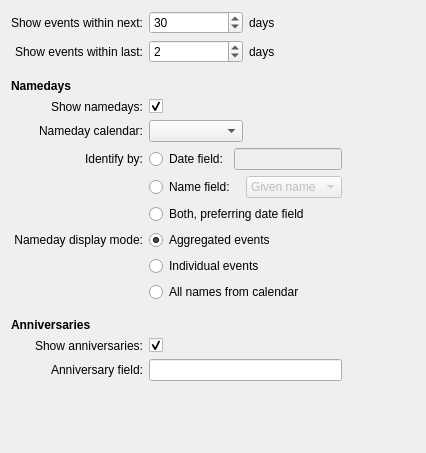
<?xml version="1.0" encoding="UTF-8"?>
<ui version="4.0">
 <class>BirthdayListEventsConfig</class>
 <widget class="QWidget" name="BirthdayListEventsConfig">
  <property name="geometry">
   <rect>
    <x>0</x>
    <y>0</y>
    <width>426</width>
    <height>453</height>
   </rect>
  </property>
  <property name="windowTitle">
   <string>Form</string>
  </property>
  <layout class="QGridLayout" name="gridLayout">
   <item row="28" column="1">
    <spacer name="spacerScreenBottom">
     <property name="orientation">
      <enum>Qt::Vertical</enum>
     </property>
     <property name="sizeHint" stdset="0">
      <size>
       <width>20</width>
       <height>40</height>
      </size>
     </property>
    </spacer>
   </item>
   <item row="17" column="1" colspan="2">
    <layout class="QHBoxLayout" name="hlNamedayDateField">
     <item>
      <widget class="QRadioButton" name="rbNamedayDateField">
       <property name="text">
        <string>Date field:</string>
       </property>
       <property name="checked">
        <bool>false</bool>
       </property>
       <attribute name="buttonGroup">
        <string>bgNamedayIdentifyBy</string>
       </attribute>
      </widget>
     </item>
     <item>
      <widget class="QLineEdit" name="lineEditNamedayDateField">
       <property name="enabled">
        <bool>false</bool>
       </property>
       <property name="sizePolicy">
        <sizepolicy hsizetype="Expanding" vsizetype="Fixed">
         <horstretch>0</horstretch>
         <verstretch>0</verstretch>
        </sizepolicy>
       </property>
      </widget>
     </item>
    </layout>
   </item>
   <item row="17" column="0">
    <widget class="QLabel" name="lblNamedayIdentifyBy">
     <property name="text">
      <string>Identify by:</string>
     </property>
     <property name="alignment">
      <set>Qt::AlignRight|Qt::AlignTrailing|Qt::AlignVCenter</set>
     </property>
    </widget>
   </item>
   <item row="18" column="1" colspan="2">
    <layout class="QHBoxLayout" name="hlNamedayNameField">
     <item>
      <widget class="QRadioButton" name="rbNamedayNameField">
       <property name="layoutDirection">
        <enum>Qt::LeftToRight</enum>
       </property>
       <property name="text">
        <string>Name field:</string>
       </property>
       <attribute name="buttonGroup">
        <string>bgNamedayIdentifyBy</string>
       </attribute>
      </widget>
     </item>
     <item>
      <widget class="QComboBox" name="cmbNamedayNameField">
       <property name="enabled">
        <bool>false</bool>
       </property>
       <property name="sizePolicy">
        <sizepolicy hsizetype="Preferred" vsizetype="Fixed">
         <horstretch>0</horstretch>
         <verstretch>0</verstretch>
        </sizepolicy>
       </property>
       <item>
        <property name="text">
         <string>Given name</string>
        </property>
       </item>
      </widget>
     </item>
    </layout>
   </item>
   <item row="19" column="1" colspan="2">
    <widget class="QRadioButton" name="rbNamedayBothFields">
     <property name="text">
      <string>Both, preferring date field</string>
     </property>
     <attribute name="buttonGroup">
      <string>bgNamedayIdentifyBy</string>
     </attribute>
    </widget>
   </item>
   <item row="25" column="0">
    <widget class="QLabel" name="lblTitleAnniversaries">
     <property name="font">
      <font>
       <weight>75</weight>
       <bold>true</bold>
      </font>
     </property>
     <property name="text">
      <string>Anniversaries</string>
     </property>
    </widget>
   </item>
   <item row="27" column="0">
    <widget class="QLabel" name="lblAnniversaryField">
     <property name="text">
      <string>Anniversary field:</string>
     </property>
     <property name="alignment">
      <set>Qt::AlignRight|Qt::AlignTrailing|Qt::AlignVCenter</set>
     </property>
    </widget>
   </item>
   <item row="27" column="1" colspan="2">
    <widget class="QLineEdit" name="lineEditAnniversaryField"/>
   </item>
   <item row="15" column="0">
    <widget class="QLabel" name="lblShowNamedays">
     <property name="text">
      <string>Show namedays:</string>
     </property>
     <property name="alignment">
      <set>Qt::AlignRight|Qt::AlignTrailing|Qt::AlignVCenter</set>
     </property>
    </widget>
   </item>
   <item row="15" column="1">
    <widget class="QCheckBox" name="chckShowNamedays">
     <property name="sizePolicy">
      <sizepolicy hsizetype="Preferred" vsizetype="Fixed">
       <horstretch>0</horstretch>
       <verstretch>0</verstretch>
      </sizepolicy>
     </property>
     <property name="font">
      <font>
       <strikeout>false</strikeout>
      </font>
     </property>
     <property name="text">
      <string/>
     </property>
     <property name="checked">
      <bool>true</bool>
     </property>
    </widget>
   </item>
   <item row="26" column="0">
    <widget class="QLabel" name="lblShowAnniversaries">
     <property name="text">
      <string>Show anniversaries:</string>
     </property>
     <property name="alignment">
      <set>Qt::AlignRight|Qt::AlignTrailing|Qt::AlignVCenter</set>
     </property>
    </widget>
   </item>
   <item row="26" column="1">
    <widget class="QCheckBox" name="chckShowAnniversaries">
     <property name="enabled">
      <bool>true</bool>
     </property>
     <property name="layoutDirection">
      <enum>Qt::LeftToRight</enum>
     </property>
     <property name="text">
      <string/>
     </property>
     <property name="checked">
      <bool>true</bool>
     </property>
     <property name="showAnniversaries" stdset="0">
      <bool>true</bool>
     </property>
    </widget>
   </item>
   <item row="24" column="1">
    <spacer name="spacerNamedaysBottom">
     <property name="orientation">
      <enum>Qt::Vertical</enum>
     </property>
     <property name="sizeType">
      <enum>QSizePolicy::Fixed</enum>
     </property>
     <property name="sizeHint" stdset="0">
      <size>
       <width>20</width>
       <height>10</height>
      </size>
     </property>
    </spacer>
   </item>
   <item row="21" column="0">
    <widget class="QLabel" name="lblNamedayDisplayMode">
     <property name="text">
      <string>Nameday display mode:</string>
     </property>
     <property name="alignment">
      <set>Qt::AlignRight|Qt::AlignTrailing|Qt::AlignVCenter</set>
     </property>
    </widget>
   </item>
   <item row="23" column="1" colspan="2">
    <widget class="QRadioButton" name="rbNamedayShowAllFromCal">
     <property name="text">
      <string>All names from calendar</string>
     </property>
     <attribute name="buttonGroup">
      <string>bgNamedayDisplayMode</string>
     </attribute>
    </widget>
   </item>
   <item row="21" column="1" colspan="2">
    <widget class="QRadioButton" name="rbNamedayShowAggrEvents">
     <property name="text">
      <string>Aggregated events</string>
     </property>
     <property name="checked">
      <bool>true</bool>
     </property>
     <attribute name="buttonGroup">
      <string>bgNamedayDisplayMode</string>
     </attribute>
    </widget>
   </item>
   <item row="11" column="0">
    <widget class="QLabel" name="lblComingShowDays">
     <property name="text">
      <string>Show events within next:</string>
     </property>
     <property name="alignment">
      <set>Qt::AlignRight|Qt::AlignTrailing|Qt::AlignVCenter</set>
     </property>
    </widget>
   </item>
   <item row="14" column="0">
    <widget class="QLabel" name="lblTitleNamedays">
     <property name="font">
      <font>
       <weight>75</weight>
       <bold>true</bold>
      </font>
     </property>
     <property name="text">
      <string>Namedays</string>
     </property>
    </widget>
   </item>
   <item row="11" column="1">
    <widget class="QSpinBox" name="spinComingShowDays">
     <property name="maximum">
      <number>335</number>
     </property>
     <property name="value">
      <number>30</number>
     </property>
    </widget>
   </item>
   <item row="11" column="2">
    <widget class="QLabel" name="lblComingShowDays_2">
     <property name="text">
      <string comment="label: show events within x &lt;days&gt;">days</string>
     </property>
    </widget>
   </item>
   <item row="12" column="0">
    <widget class="QLabel" name="lblPastShowDays">
     <property name="text">
      <string>Show events within last:</string>
     </property>
     <property name="alignment">
      <set>Qt::AlignRight|Qt::AlignTrailing|Qt::AlignVCenter</set>
     </property>
    </widget>
   </item>
   <item row="12" column="1">
    <widget class="QSpinBox" name="spinPastShowDays">
     <property name="maximum">
      <number>30</number>
     </property>
     <property name="value">
      <number>2</number>
     </property>
    </widget>
   </item>
   <item row="12" column="2">
    <widget class="QLabel" name="lblPastShowDays_2">
     <property name="text">
      <string comment="label: show events within x &lt;days&gt;">days</string>
     </property>
    </widget>
   </item>
   <item row="13" column="1">
    <spacer name="spacerNamedaysBottom_2">
     <property name="orientation">
      <enum>Qt::Vertical</enum>
     </property>
     <property name="sizeType">
      <enum>QSizePolicy::Fixed</enum>
     </property>
     <property name="sizeHint" stdset="0">
      <size>
       <width>20</width>
       <height>10</height>
      </size>
     </property>
    </spacer>
   </item>
   <item row="22" column="1" colspan="2">
    <widget class="QRadioButton" name="rbNamedayShowIndEvents">
     <property name="text">
      <string>Individual events</string>
     </property>
     <attribute name="buttonGroup">
      <string>bgNamedayDisplayMode</string>
     </attribute>
    </widget>
   </item>
   <item row="18" column="3">
    <spacer name="spacerScreenRight">
     <property name="orientation">
      <enum>Qt::Horizontal</enum>
     </property>
     <property name="sizeHint" stdset="0">
      <size>
       <width>40</width>
       <height>20</height>
      </size>
     </property>
    </spacer>
   </item>
   <item row="16" column="0">
    <widget class="QLabel" name="lblNamedayCalendar">
     <property name="enabled">
      <bool>true</bool>
     </property>
     <property name="sizePolicy">
      <sizepolicy hsizetype="Preferred" vsizetype="Preferred">
       <horstretch>0</horstretch>
       <verstretch>0</verstretch>
      </sizepolicy>
     </property>
     <property name="layoutDirection">
      <enum>Qt::LeftToRight</enum>
     </property>
     <property name="text">
      <string>Nameday calendar:</string>
     </property>
     <property name="scaledContents">
      <bool>false</bool>
     </property>
     <property name="alignment">
      <set>Qt::AlignRight|Qt::AlignTrailing|Qt::AlignVCenter</set>
     </property>
    </widget>
   </item>
   <item row="16" column="1">
    <widget class="QComboBox" name="cmbNamedayCalendar"/>
   </item>
  </layout>
 </widget>
 <tabstops>
  <tabstop>chckShowNamedays</tabstop>
  <tabstop>rbNamedayDateField</tabstop>
  <tabstop>lineEditNamedayDateField</tabstop>
  <tabstop>rbNamedayNameField</tabstop>
  <tabstop>cmbNamedayNameField</tabstop>
  <tabstop>rbNamedayBothFields</tabstop>
  <tabstop>rbNamedayShowAggrEvents</tabstop>
  <tabstop>rbNamedayShowIndEvents</tabstop>
  <tabstop>rbNamedayShowAllFromCal</tabstop>
  <tabstop>chckShowAnniversaries</tabstop>
  <tabstop>lineEditAnniversaryField</tabstop>
 </tabstops>
 <resources/>
 <connections>
  <connection>
   <sender>chckShowAnniversaries</sender>
   <signal>toggled(bool)</signal>
   <receiver>lineEditAnniversaryField</receiver>
   <slot>setEnabled(bool)</slot>
   <hints>
    <hint type="sourcelabel">
     <x>248</x>
     <y>281</y>
    </hint>
    <hint type="destinationlabel">
     <x>248</x>
     <y>305</y>
    </hint>
   </hints>
  </connection>
  <connection>
   <sender>chckShowAnniversaries</sender>
   <signal>toggled(bool)</signal>
   <receiver>lblAnniversaryField</receiver>
   <slot>setEnabled(bool)</slot>
   <hints>
    <hint type="sourcelabel">
     <x>248</x>
     <y>281</y>
    </hint>
    <hint type="destinationlabel">
     <x>72</x>
     <y>305</y>
    </hint>
   </hints>
  </connection>
  <connection>
   <sender>chckShowNamedays</sender>
   <signal>toggled(bool)</signal>
   <receiver>lblNamedayIdentifyBy</receiver>
   <slot>setEnabled(bool)</slot>
   <hints>
    <hint type="sourcelabel">
     <x>248</x>
     <y>34</y>
    </hint>
    <hint type="destinationlabel">
     <x>72</x>
     <y>59</y>
    </hint>
   </hints>
  </connection>
  <connection>
   <sender>chckShowNamedays</sender>
   <signal>toggled(bool)</signal>
   <receiver>rbNamedayDateField</receiver>
   <slot>setEnabled(bool)</slot>
   <hints>
    <hint type="sourcelabel">
     <x>248</x>
     <y>34</y>
    </hint>
    <hint type="destinationlabel">
     <x>186</x>
     <y>59</y>
    </hint>
   </hints>
  </connection>
  <connection>
   <sender>chckShowNamedays</sender>
   <signal>toggled(bool)</signal>
   <receiver>lineEditNamedayDateField</receiver>
   <slot>setEnabled(bool)</slot>
   <hints>
    <hint type="sourcelabel">
     <x>248</x>
     <y>34</y>
    </hint>
    <hint type="destinationlabel">
     <x>291</x>
     <y>59</y>
    </hint>
   </hints>
  </connection>
  <connection>
   <sender>chckShowNamedays</sender>
   <signal>toggled(bool)</signal>
   <receiver>rbNamedayNameField</receiver>
   <slot>setEnabled(bool)</slot>
   <hints>
    <hint type="sourcelabel">
     <x>248</x>
     <y>34</y>
    </hint>
    <hint type="destinationlabel">
     <x>193</x>
     <y>89</y>
    </hint>
   </hints>
  </connection>
  <connection>
   <sender>chckShowNamedays</sender>
   <signal>toggled(bool)</signal>
   <receiver>cmbNamedayNameField</receiver>
   <slot>setEnabled(bool)</slot>
   <hints>
    <hint type="sourcelabel">
     <x>248</x>
     <y>34</y>
    </hint>
    <hint type="destinationlabel">
     <x>298</x>
     <y>89</y>
    </hint>
   </hints>
  </connection>
  <connection>
   <sender>chckShowNamedays</sender>
   <signal>toggled(bool)</signal>
   <receiver>rbNamedayBothFields</receiver>
   <slot>setEnabled(bool)</slot>
   <hints>
    <hint type="sourcelabel">
     <x>248</x>
     <y>34</y>
    </hint>
    <hint type="destinationlabel">
     <x>248</x>
     <y>117</y>
    </hint>
   </hints>
  </connection>
  <connection>
   <sender>chckShowNamedays</sender>
   <signal>toggled(bool)</signal>
   <receiver>lblNamedayCalendar</receiver>
   <slot>setEnabled(bool)</slot>
   <hints>
    <hint type="sourcelabel">
     <x>248</x>
     <y>34</y>
    </hint>
    <hint type="destinationlabel">
     <x>72</x>
     <y>144</y>
    </hint>
   </hints>
  </connection>
  <connection>
   <sender>chckShowNamedays</sender>
   <signal>toggled(bool)</signal>
   <receiver>cmbNamedayCalendar</receiver>
   <slot>setEnabled(bool)</slot>
   <hints>
    <hint type="sourcelabel">
     <x>248</x>
     <y>34</y>
    </hint>
    <hint type="destinationlabel">
     <x>248</x>
     <y>144</y>
    </hint>
   </hints>
  </connection>
  <connection>
   <sender>chckShowNamedays</sender>
   <signal>toggled(bool)</signal>
   <receiver>lblNamedayDisplayMode</receiver>
   <slot>setEnabled(bool)</slot>
   <hints>
    <hint type="sourcelabel">
     <x>248</x>
     <y>34</y>
    </hint>
    <hint type="destinationlabel">
     <x>72</x>
     <y>171</y>
    </hint>
   </hints>
  </connection>
  <connection>
   <sender>chckShowNamedays</sender>
   <signal>toggled(bool)</signal>
   <receiver>rbNamedayShowAggrEvents</receiver>
   <slot>setEnabled(bool)</slot>
   <hints>
    <hint type="sourcelabel">
     <x>248</x>
     <y>34</y>
    </hint>
    <hint type="destinationlabel">
     <x>248</x>
     <y>171</y>
    </hint>
   </hints>
  </connection>
  <connection>
   <sender>chckShowNamedays</sender>
   <signal>toggled(bool)</signal>
   <receiver>rbNamedayShowIndEvents</receiver>
   <slot>setEnabled(bool)</slot>
   <hints>
    <hint type="sourcelabel">
     <x>248</x>
     <y>34</y>
    </hint>
    <hint type="destinationlabel">
     <x>248</x>
     <y>196</y>
    </hint>
   </hints>
  </connection>
  <connection>
   <sender>chckShowNamedays</sender>
   <signal>toggled(bool)</signal>
   <receiver>rbNamedayShowAllFromCal</receiver>
   <slot>setEnabled(bool)</slot>
   <hints>
    <hint type="sourcelabel">
     <x>248</x>
     <y>34</y>
    </hint>
    <hint type="destinationlabel">
     <x>248</x>
     <y>221</y>
    </hint>
   </hints>
  </connection>
  <connection>
   <sender>rbNamedayDateField</sender>
   <signal>toggled(bool)</signal>
   <receiver>lineEditNamedayDateField</receiver>
   <slot>setEnabled(bool)</slot>
   <hints>
    <hint type="sourcelabel">
     <x>186</x>
     <y>59</y>
    </hint>
    <hint type="destinationlabel">
     <x>291</x>
     <y>59</y>
    </hint>
   </hints>
  </connection>
  <connection>
   <sender>rbNamedayNameField</sender>
   <signal>toggled(bool)</signal>
   <receiver>cmbNamedayNameField</receiver>
   <slot>setEnabled(bool)</slot>
   <hints>
    <hint type="sourcelabel">
     <x>193</x>
     <y>89</y>
    </hint>
    <hint type="destinationlabel">
     <x>298</x>
     <y>89</y>
    </hint>
   </hints>
  </connection>
 </connections>
 <buttongroups>
  <buttongroup name="bgNamedayDisplayMode"/>
  <buttongroup name="bgNamedayIdentifyBy"/>
 </buttongroups>
</ui>
